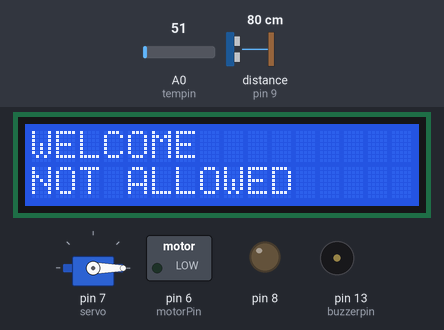
The sketch below on a simulated Arduino Uno, built with avr-gcc and run on an emulated ATmega328P. Parts: 16×2 character LCD, servo, switched loads named in the sketch (green lamp = pin HIGH), output pins drawn as LEDs (lit = HIGH), buzzer (waves = sounding). The test bench sets the inputs (shaded band); at power-on: A0 (tempin) = 51, distance to the obstacle (sensor on pin 9) 80 cm. The echo pulse lasts 58.3 µs per cm; pins used as bus, display or sensor lines are not drawn; what the sketch prints to the serial monitor is not drawn.

Above: at 1.2 s.
1.3 s: A0 (tempin) set to 42
At 2.8 s:
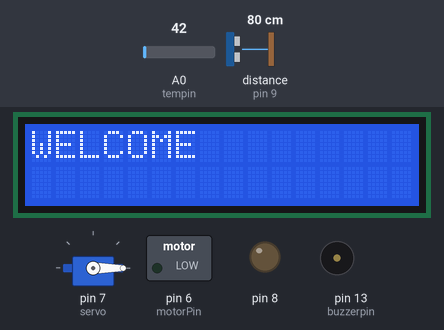
4.0 s: A0 (tempin) set to 34
7.5 s: A0 (tempin) set to 61
13.5 s: A0 (tempin) set to 30
16.2 s: distance to the obstacle (sensor on pin 9) set to 19 cm
18.9 s: distance to the obstacle (sensor on pin 9) set to 15 cm
At 20.7 s:
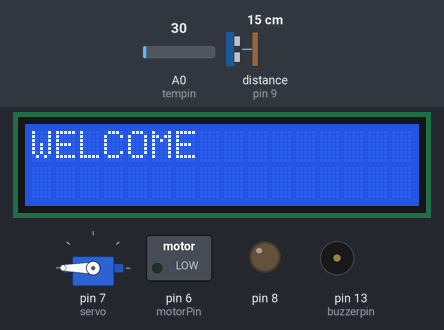
At 24.4 s:
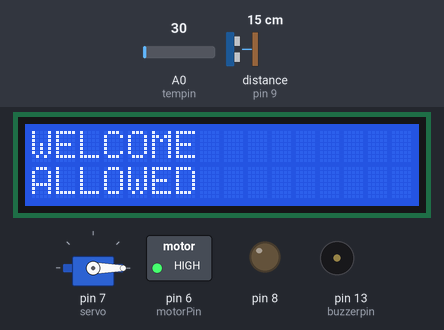
Timing chart, 0 to 31.2 s (numbered marks = the images above; inputs shaded):
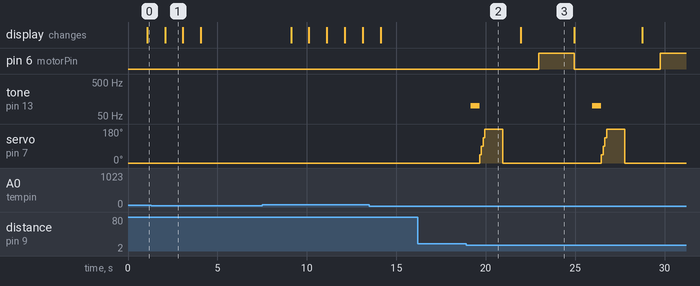

Measured:
- the behaviour switches between 17 and 16 cm on distance to the obstacle (sensor on pin 9) (found by bisection; images 1 and 2)
- after the input at 16.2 s, every drawn part: stays the same
- after the input at 18.9 s, pin 6 (motorPin): LOW → HIGH after 4.1 s, → LOW 2.0 s later, → HIGH 4.8 s later; tone on pin 13 (buzzerpin): alternates 100 Hz for 0.50 s and silent for 6.3 s, starting after 0.26 s; servo on pin 7 (servo): 0° → 45° after 0.76 s, → 90° 0.10 s later, → 135° 0.10 s later, → 180° 0.10 s later, … (10 changes in this stretch)
- what the display in image 1 shows lasts 1.0 s, from 2.1 s to 3.1 s

The sketch:

sizzling_migelo1.ino
```cpp
int const servo=7;
int const trigPin=10;
int const echoPin=9;
int const motorPin=6;
int const buzzerpin=13;
int long duration;
int distance;
#include <LiquidCrystal.h>
#include <SoftwareSerial.h>
LiquidCrystal lcd(12, 11, 5, 4, 3, 2);
#include<Servo.h>
Servo myservo;
int celsius;
int const tempin = A0;

void setup()
{
Serial.begin(9600);
lcd.begin(16, 2);
Serial.println("Temp Display");
pinMode(echoPin,INPUT);
pinMode(trigPin,OUTPUT);
pinMode(buzzerpin,OUTPUT);
pinMode(6,OUTPUT);
pinMode(8,OUTPUT);
myservo.attach(servo);
myservo.write(0);
  Serial.begin(9600);
}
void loop()
{
celsius = analogRead(tempin);
lcd.setCursor(0,0);
lcd.clear();
  lcd.print("WELCOME");
  delay(1000);
  lcd.setCursor(0,1);
  if(celsius > 37){
    lcd.print("NOT ALLOWED");
    Serial.println("NOT ALLOWED");
    lcd.setCursor(0,1);
    delay(1000);
  }
  else{
    digitalWrite(trigPin,LOW);
delayMicroseconds(2);
digitalWrite(trigPin,HIGH);
delayMicroseconds(10);
digitalWrite(trigPin,LOW);
duration=pulseIn(echoPin,HIGH);
distance=(duration*0.034/2);
Serial.print("distance ");
Serial.println(distance);
  if(distance<=15){
    tone(buzzerpin,100);
    delay(500);
    noTone(buzzerpin);
    myservo.write(45);
    delay(100);
    myservo.write(90);
    delay(100);
    myservo.write(135);
    delay(100);
  myservo.write(180);
    delay(1000);
    myservo.write(0);
    delay(1000);
    lcd.print("ALLOWED");
     Serial.println("ALLOWED");
  lcd.setCursor(0,1);
    delay(1000);
   digitalWrite(motorPin, HIGH);
    delay(2000);
    digitalWrite(motorPin, LOW);
  }}


}
```
